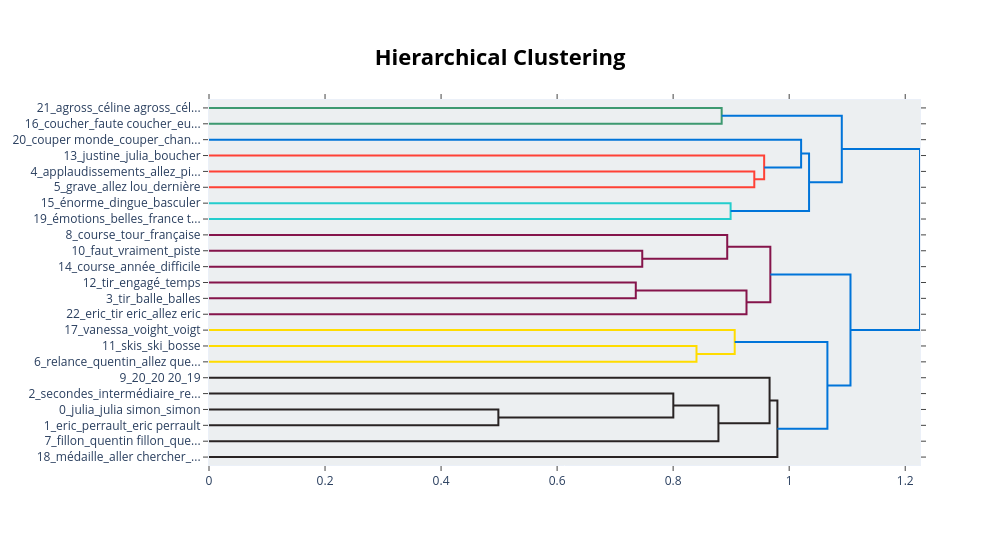

Notebook code for this chart:
### Code cell
# Install dependencies if needed
# pip install bertopic sentence-transformers umap-learn hdbscan

from bertopic import BERTopic
from sentence_transformers import SentenceTransformer
from sklearn.feature_extraction.text import CountVectorizer

# Load CamemBERT embedding model
embedding_model = SentenceTransformer("dangvantuan/sentence-camembert-base")

STOPWORDS = [x.strip() for x in open('stopwords.txt').readlines()]

# Vectorizer for topic representation
vectorizer_model = CountVectorizer(
    stop_words=STOPWORDS,
    ngram_range=(1,2),
    min_df=2
)

# Build BERTopic model
topic_model = BERTopic(
    embedding_model=embedding_model,
    vectorizer_model=vectorizer_model,
    language="french",
    calculate_probabilities=True,
    verbose=True
)

# Fit the model
topics, probs = topic_model.fit_transform(d["text"])

# Show discovered topics
print(topic_model.get_topic_info())

# Show keywords for a specific topic
print(topic_model.get_topic(0))

# Visualize topics
topic_model.visualize_topics()

# Visualize topic hierarchy
topic_model.visualize_hierarchy()

#keybertopic, extrait phrases saillantes
#tester lda
#virer phrases nulles et refaire tourner
#pas virer -1 sauf si faible échantillon et checker
#checker si semi-superviser pour trouver thèmes

### Figure 1 — Plotly figure (JSON) as saved in the notebook; plotly's stock layout.template omitted (floating-point values rounded to 4 significant figures)
{"data": [{"hoverinfo": "text", "marker": {"color": "rgb(61,153,112)"}, "mode": "lines", "type": "scatter", "x": [0.0, 0.8836, 0.8836, 0.0], "xaxis": "x", "y": [-5.0, -5.0, -15.0, -15.0], "yaxis": "y"}, {"hoverinfo": "text", "marker": {"color": "rgb(255,65,54)"}, "mode": "lines", "type": "scatter", "x": [0.0, 0.9399, 0.9399, 0.0], "xaxis": "x", "y": [-45.0, -45.0, -55.0, -55.0], "yaxis": "y"}, {"hoverinfo": "text", "marker": {"color": "rgb(255,65,54)"}, "mode": "lines", "type": "scatter", "x": [0.0, 0.9569, 0.9569, 0.9399], "xaxis": "x", "y": [-35.0, -35.0, -50.0, -50.0], "yaxis": "y"}, {"hoverinfo": "text", "marker": {"color": "rgb(0,116,217)"}, "mode": "lines", "type": "scatter", "x": [0.0, 1.021, 1.021, 0.9569], "xaxis": "x", "y": [-25.0, -25.0, -42.5, -42.5], "yaxis": "y"}, {"hoverinfo": "text", "marker": {"color": "rgb(35,205,205)"}, "mode": "lines", "type": "scatter", "x": [0.0, 0.899, 0.899, 0.0], "xaxis": "x", "y": [-65.0, -65.0, -75.0, -75.0], "yaxis": "y"}, {"hoverinfo": "text", "marker": {"color": "rgb(0,116,217)"}, "mode": "lines", "type": "scatter", "x": [1.021, 1.034, 1.034, 0.899], "xaxis": "x", "y": [-33.75, -33.75, -70.0, -70.0], "yaxis": "y"}, {"hoverinfo": "text", "marker": {"color": "rgb(0,116,217)"}, "mode": "lines", "type": "scatter", "x": [0.8836, 1.091, 1.091, 1.034], "xaxis": "x", "y": [-10.0, -10.0, -51.88, -51.88], "yaxis": "y"}, {"hoverinfo": "text", "marker": {"color": "rgb(133,20,75)"}, "mode": "lines", "type": "scatter", "x": [0.0, 0.7468, 0.7468, 0.0], "xaxis": "x", "y": [-95.0, -95.0, -105.0, -105.0], "yaxis": "y"}, {"hoverinfo": "text", "marker": {"color": "rgb(133,20,75)"}, "mode": "lines", "type": "scatter", "x": [0.0, 0.8932, 0.8932, 0.7468], "xaxis": "x", "y": [-85.0, -85.0, -100.0, -100.0], "yaxis": "y"}, {"hoverinfo": "text", "marker": {"color": "rgb(133,20,75)"}, "mode": "lines", "type": "scatter", "x": [0.0, 0.7356, 0.7356, 0.0], "xaxis": "x", "y": [-115.0, -115.0, -125.0, -125.0], "yaxis": "y"}, {"hoverinfo": "text", "marker": {"color": "rgb(133,20,75)"}, "mode": "lines", "type": "scatter", "x": [0.7356, 0.9264, 0.9264, 0.0], "xaxis": "x", "y": [-120.0, -120.0, -135.0, -135.0], "yaxis": "y"}, {"hoverinfo": "text", "marker": {"color": "rgb(133,20,75)"}, "mode": "lines", "type": "scatter", "x": [0.8932, 0.9675, 0.9675, 0.9264], "xaxis": "x", "y": [-92.5, -92.5, -127.5, -127.5], "yaxis": "y"}, {"hoverinfo": "text", "marker": {"color": "rgb(255,220,0)"}, "mode": "lines", "type": "scatter", "x": [0.0, 0.8402, 0.8402, 0.0], "xaxis": "x", "y": [-155.0, -155.0, -165.0, -165.0], "yaxis": "y"}, {"hoverinfo": "text", "marker": {"color": "rgb(255,220,0)"}, "mode": "lines", "type": "scatter", "x": [0.0, 0.9061, 0.9061, 0.8402], "xaxis": "x", "y": [-145.0, -145.0, -160.0, -160.0], "yaxis": "y"}, {"hoverinfo": "text", "marker": {"color": "rgb(40,35,35)"}, "mode": "lines", "type": "scatter", "x": [0.0, 0.4988, 0.4988, 0.0], "xaxis": "x", "y": [-195.0, -195.0, -205.0, -205.0], "yaxis": "y"}, {"hoverinfo": "text", "marker": {"color": "rgb(40,35,35)"}, "mode": "lines", "type": "scatter", "x": [0.0, 0.8003, 0.8003, 0.4988], "xaxis": "x", "y": [-185.0, -185.0, -200.0, -200.0], "yaxis": "y"}, {"hoverinfo": "text", "marker": {"color": "rgb(40,35,35)"}, "mode": "lines", "type": "scatter", "x": [0.8003, 0.8781, 0.8781, 0.0], "xaxis": "x", "y": [-192.5, -192.5, -215.0, -215.0], "yaxis": "y"}, {"hoverinfo": "text", "marker": {"color": "rgb(40,35,35)"}, "mode": "lines", "type": "scatter", "x": [0.0, 0.9662, 0.9662, 0.8781], "xaxis": "x", "y": [-175.0, -175.0, -203.8, -203.8], "yaxis": "y"}, {"hoverinfo": "text", "marker": {"color": "rgb(40,35,35)"}, "mode": "lines", "type": "scatter", "x": [0.9662, 0.9797, 0.9797, 0.0], "xaxis": "x", "y": [-189.4, -189.4, -225.0, -225.0], "yaxis": "y"}, {"hoverinfo": "text", "marker": {"color": "rgb(0,116,217)"}, "mode": "lines", "type": "scatter", "x": [0.9061, 1.066, 1.066, 0.9797], "xaxis": "x", "y": [-152.5, -152.5, -207.2, -207.2], "yaxis": "y"}, {"hoverinfo": "text", "marker": {"color": "rgb(0,116,217)"}, "mode": "lines", "type": "scatter", "x": [0.9675, 1.106, 1.106, 1.066], "xaxis": "x", "y": [-110.0, -110.0, -179.8, -179.8], "yaxis": "y"}, {"hoverinfo": "text", "marker": {"color": "rgb(0,116,217)"}, "mode": "lines", "type": "scatter", "x": [1.091, 1.225, 1.225, 1.106], "xaxis": "x", "y": [-30.94, -30.94, -144.9, -144.9], "yaxis": "y"}], "layout": {"autosize": false, "height": 545, "hoverlabel": {"bgcolor": "white", "font": {"family": "Rockwell", "size": 16}}, "hovermode": "closest", "plot_bgcolor": "#ECEFF1", "showlegend": false, "title": {"font": {"color": "Black", "size": 22}, "text": "<b>Hierarchical Clustering</b>", "x": 0.5, "xanchor": "center", "yanchor": "top"}, "width": 1000, "xaxis": {"mirror": "allticks", "rangemode": "tozero", "showgrid": false, "showline": true, "showticklabels": true, "ticks": "outside", "type": "linear", "zeroline": false}, "yaxis": {"mirror": "allticks", "range": [-230, 0], "rangemode": "tozero", "showgrid": false, "showline": true, "showticklabels": true, "tickmode": "array", "ticks": "outside", "ticktext": ["21_agross_céline agross_cél...", "16_coucher_faute coucher_eu...", "20_couper monde_couper_chan...", "13_justine_julia_boucher", "4_applaudissements_allez_pi...", "5_grave_allez lou_dernière", "15_énorme_dingue_basculer", "19_émotions_belles_france t...", "8_course_tour_française", "10_faut_vraiment_piste", "14_course_année_difficile", "12_tir_engagé_temps", "3_tir_balle_balles", "22_eric_tir eric_allez eric", "17_vanessa_voight_voigt", "11_skis_ski_bosse", "6_relance_quentin_allez que...", "9_20_20 20_19", "2_secondes_intermédiaire_re...", "0_julia_julia simon_simon", "1_eric_perrault_eric perrault", "7_fillon_quentin fillon_que...", "18_médaille_aller chercher_..."], "tickvals": [-5, -15, -25, -35, -45, -55, -65, -75, -85, -95, -105, -115, -125, -135, -145, -155, -165, -175, -185, -195, -205, -215, -225], "type": "linear", "zeroline": false}}}
